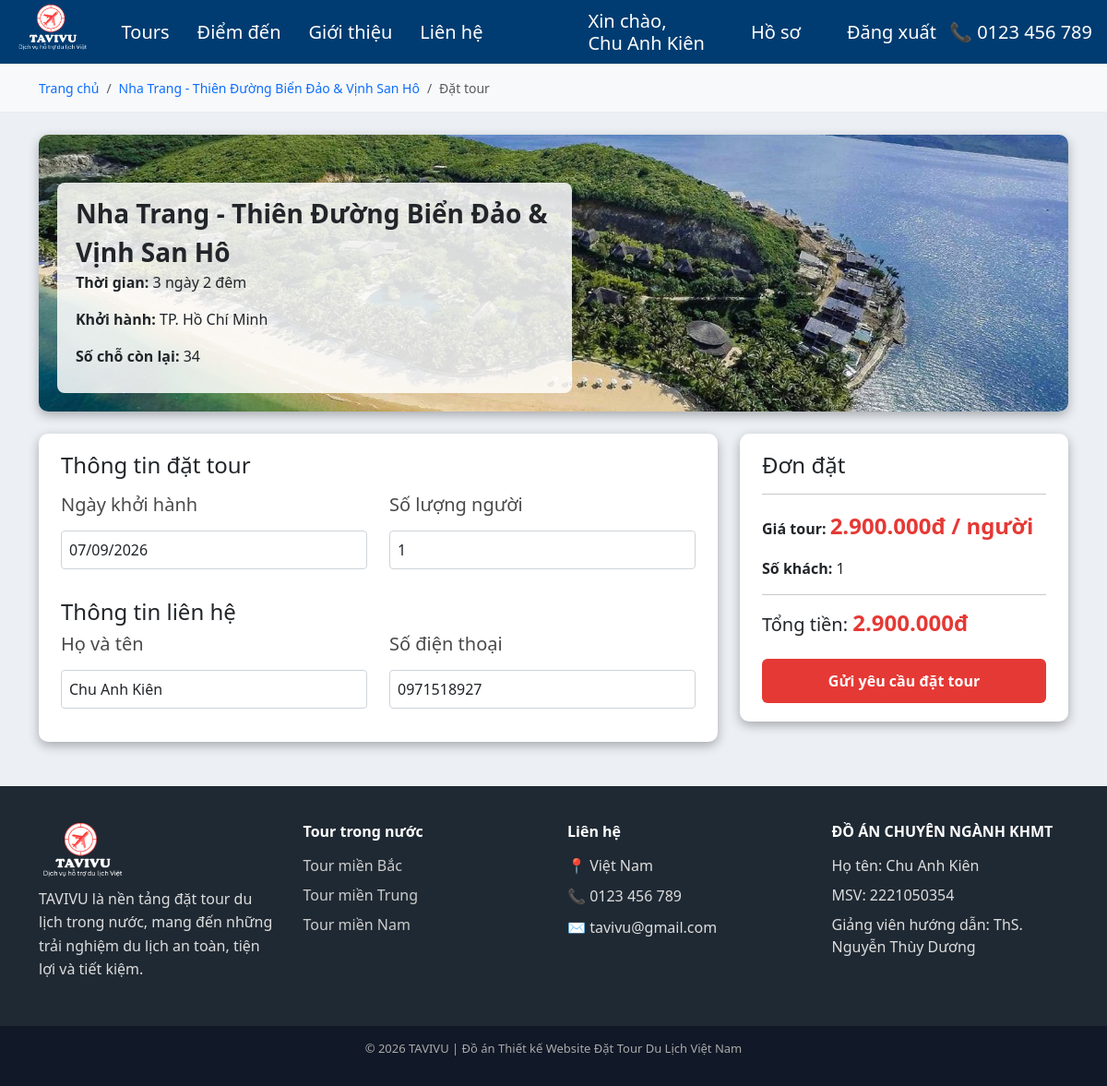
The app's page /pages/khachHang/datTour.php?maTour=22 (signed in) with its own data.
### tables this page shows
CREATE TABLE `tour` (
  `maTour` int(10) UNSIGNED NOT NULL,
  `maND` int(10) UNSIGNED NOT NULL,
  `tenTour` varchar(255) NOT NULL,
  `moTa` text DEFAULT NULL,
  `lichTrinh` text DEFAULT NULL,
  `giaTour` decimal(18,2) UNSIGNED NOT NULL,
  `ngayKhoiHanh` date NOT NULL,
  `diemXuatPhat` varchar(100) NOT NULL DEFAULT 'Hà Nội',
  `soNgay` int(11) NOT NULL DEFAULT 1,
  `soChoTrong` int(10) UNSIGNED NOT NULL,
  `tongSoCho` int(10) UNSIGNED NOT NULL DEFAULT 0,
  `trangThai` enum('Chờ duyệt','Đang bán','Tạm dừng','Từ chối','Đã kết thúc') NOT NULL DEFAULT 'Chờ duyệt'
);

CREATE TABLE `tour_anh` (
  `maAnh` int(10) UNSIGNED NOT NULL,
  `maTour` int(10) UNSIGNED NOT NULL,
  `duongDan` varchar(255) NOT NULL,
  `lamAnhChinh` tinyint(1) DEFAULT 0
);

CREATE TABLE `user` (
  `maND` int(11) UNSIGNED NOT NULL,
  `email` varchar(100) NOT NULL,
  `matKhau` varchar(255) NOT NULL,
  `hoTen` varchar(100) NOT NULL,
  `soDienThoai` varchar(10) NOT NULL,
  `vaiTro` enum('Quản trị viên','Khách hàng','Nhà phân phối tour') NOT NULL DEFAULT 'Khách hàng',
  `trangThai` enum('Hoạt động','Vô hiệu hóa') NOT NULL DEFAULT 'Hoạt động',
  `diaChi` varchar(255) DEFAULT NULL,
  `tenCongTy` varchar(255) DEFAULT NULL,
  `diaChiCongTy` varchar(255) DEFAULT NULL,
  `tyLeHoaHong` decimal(5,2) DEFAULT NULL
);

### pages/khachHang/datTour.php (the view, shortened to what this page needs)
<?php
require_once '../../config/database.php';
$maTour = $_GET['maTour'] ?? null;
$stmt = $mysqli->prepare("
    SELECT t.*, u.hoTen AS tenNPP
    FROM tour t
    JOIN user u ON t.maND = u.maND
    WHERE t.maTour = ? AND t.trangThai = 'Đang bán'
");
$stmt->bind_param("i", $maTour);
$stmt->execute();
$tour = $stmt->get_result()->fetch_assoc();
$stmtAnh = $mysqli->prepare("
    SELECT duongDan FROM tour_anh
    WHERE maTour = ? AND laManhChinh = 1
    LIMIT 1
");
$stmtAnh->bind_param("i", $maTour);
$stmtAnh->execute();
$anhChinh = $stmtAnh->get_result()->fetch_assoc();
$stmtUser = $mysqli->prepare("SELECT hoTen, soDienThoai FROM user WHERE maND = ?");
$stmtUser->bind_param("i", $_SESSION['maND']);
$stmtUser->execute();
$user = $stmtUser->get_result()->fetch_assoc();
?>
<!DOCTYPE html>
<html lang="vi">
<head>
    <link href="https://cdn.jsdelivr.net/npm/bootstrap@5.3.8/dist/css/bootstrap.min.css" rel="stylesheet"
>
    <link rel="stylesheet" href="../../assets/css/khachHang.css">
</head>
<body>
    <?php include '../../includes/header.php'; ?>
    <main>
        <div class="breadcrumb-box">
            <div class="container">
                <nav aria-label="breadcrumb">
                    <ol class="breadcrumb tour-breadcrumb">
                        <li class="breadcrumb-item">
                            <a href="trangChu.php" class="breadcrumb-link">Trang chủ</a>
                        </li>
                        <li class="breadcrumb-item">
                            <a href="tour_ChiTiet.php?id=<?= $tour['maTour'] ?>" class="breadcrumb-link">
                                <?= htmlspecialchars($tour['tenTour']) ?>
                            </a>
                        </li>
                        <li class="breadcrumb-item active">Đặt tour</li>
                    </ol>
                </nav>
            </div>
        </div>
        <div class="container my-4">
            <div class="box tour-summary">
                <img src="../../<?= htmlspecialchars($anhChinh['duongDan'] ?? '') ?>"
                    alt="<?= htmlspecialchars($tour['tenTour']) ?>">
                <div class="tour-summary-content">
                    <div class="tour-title"><?= htmlspecialchars($tour['tenTour']) ?></div>
                    <p><strong>Thời gian:</strong> <?= $tour['soNgay'] ?> ngày <?= $tour['soNgay'] - 1 ?> đêm</p>
                    <p><strong>Khởi hành:</strong> <?= htmlspecialchars($tour['diemXuatPhat']) ?></p>
                    <p><strong>Số chỗ còn lại:</strong> <?= $tour['soChoTrong'] ?></p>
                </div>
            </div>
            <div class="row">
                <div class="col-lg-8">
                    <div class="box">
                        <h4 class="mb-3">Thông tin đặt tour</h4>
                        <form action="../../actions/donDat/booking.php" method="POST" id="formDatTour">
                            <div class="row">
                                <div class="col-md-6 mb-3">
                                    <label class="form-label">
                                        <h5>Ngày khởi hành</h5>
                                    </label>
                                    <input type="date" name="ngayDat" class="form-control"
                                        value="<?= $tour['ngayKhoiHanh'] ?>" readonly>
                                </div>
                                <div class="col-md-6 mb-3">
                                    <label class="form-label">
                                        <h5>Số lượng người</h5>
                                    </label>
                                    <input type="number" name="soNguoi" id="soNguoi" class="form-control" min="1"
                                        max="<?= $tour['soChoTrong'] ?>" value="1" required>
                                </div>
                            </div>
                            <h4 class="mt-3">Thông tin liên hệ</h4>
                            <div class="row">
                                <div class="col-md-6 mb-3">
                                    <label class="form-label">
                                        <h5>Họ và tên</h5>
                                    </label>
                                    <input type="text" name="hoTen" class="form-control"
                                        value="<?= htmlspecialchars($user['hoTen']) ?>" required>
                                </div>
                                <div class="col-md-6 mb-3">
                                    <label class="form-label">
                                        <h5>Số điện thoại</h5>
                                    </label>
                                    <input type="tel" name="soDienThoai" class="form-control"
                                        value="<?= htmlspecialchars($user['soDienThoai']) ?>" required>
                                </div>
                            </div>
                    </div>
                </div>
                <div class="col-lg-4">
                    <div class="box">
                        <h4>Đơn đặt</h4>
                        <hr>
                        <p><strong>Giá tour: </strong>
                            <span class="price"><?= number_format($tour['giaTour'], 0, ',', '.') ?>đ / người</span>
                        </p>
                        <p><strong>Số khách:</strong> <span id="hienThiSoNguoi">1</span></p>
                        <hr>
                        <h5>Tổng tiền: <span class="price" id="tongTien">
                                <?= number_format($tour['giaTour'], 0, ',', '.') ?>đ
                            </span></h5>
                        <button type="submit" class="btn-book text-white mt-3">
                            Gửi yêu cầu đặt tour
                        </button>
                    </div>
                </div>
            </div>
        </div>
    </main>
    <?php include '../../includes/footer.php'; ?>
</body>
</html>

### assets/css/khachHang.css (style rules this page uses)
* { margin: 0; padding: 0; box-sizing: border-box; }
body { font-family: 'Segoe UI', Tahoma, sans-serif; background-color: #ECF0F5; display: flex; flex-direction: column; min-height: 100vh; }
main { flex: 1; }
html { scroll-behavior: smooth; }
.breadcrumb-box { background-color: #f8f9fa; padding: 15px 0; border-bottom: 1px solid #e9ecef; }
.tour-breadcrumb { margin-bottom: 0; font-size: 14px; }
.breadcrumb-link { text-decoration: none; font-weight: 500; }
.tour-title { font-size: 28px; font-weight: 700; }
.box { background: #fff; padding: 20px 24px; border-radius: 10px; box-shadow: 0 4px 12px rgba(0, 0, 0, 0.3); margin-bottom: 24px; }
.price { font-size: 24px; font-weight: 700; color: #e53935; }
.btn-book { width: 100%; padding: 12px; border: none; background: #e53935; color: white; font-weight: 600; border-radius: 6px; }
.tour-summary { position: relative; padding: 0; overflow: hidden; }
.tour-summary img { width: 100%; height: 300px; object-fit: cover; display: block; }
.tour-summary-content { position: absolute; bottom: 20px; left: 20px; background: rgba(255, 255, 255, 0.85); padding: 12px 20px; border-radius: 8px; max-width: 50%; }
.form-label { color: #4a4a4a; margin-bottom: 8px; }
.form-control { border: 1px solid #ced4da; padding: 8px; border-radius: 4px; }

### records on screen
tour: tenTour "Nha Trang - Thiên Đường Biển Đảo & Vịnh San Hô", soNgay "3", $tour['soNgay']-1 "2", diemXuatPhat "TP. Hồ Chí Minh", soChoTrong "34", ngayDat "07/09/2026", giaTour "2.900.000"
tour_anh: duongDan (picture)
user: hoTen "Chu Anh Kiên", soDienThoai "0971518927"

### other values on screen
$_SESSION['hoTen'] "Chu Anh Kiên"
